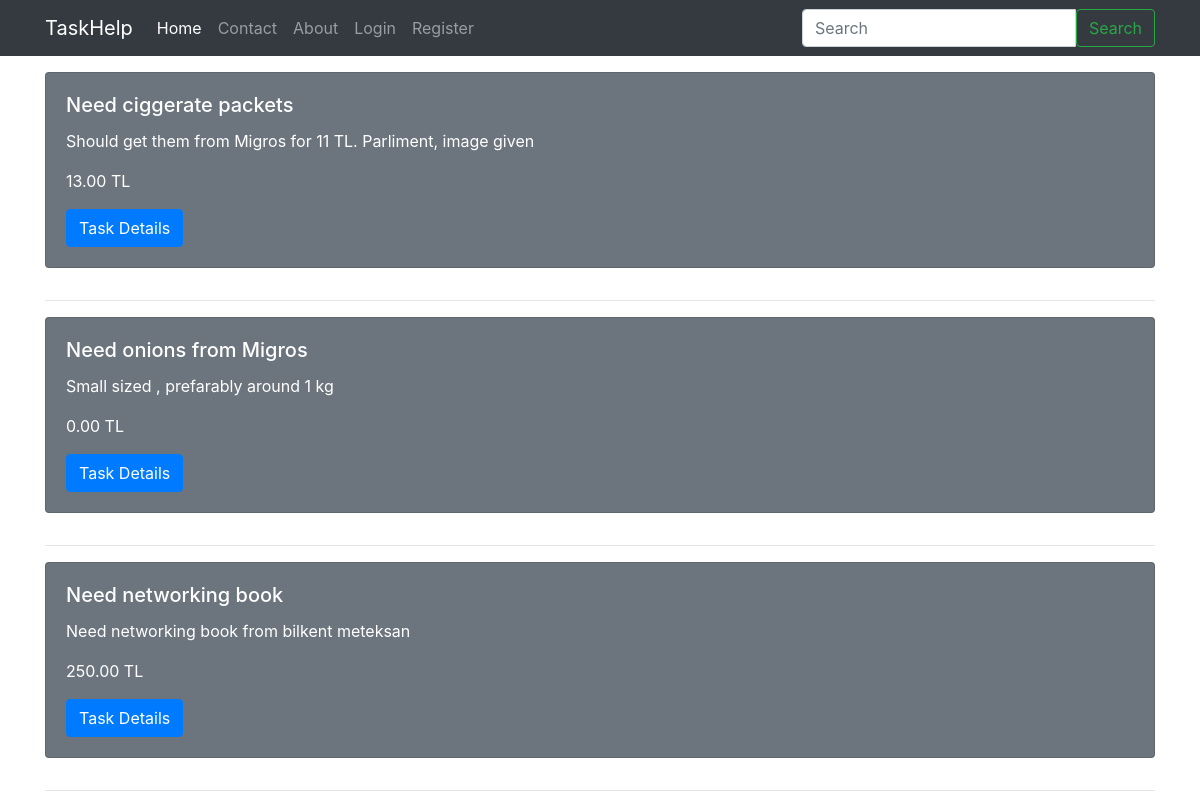
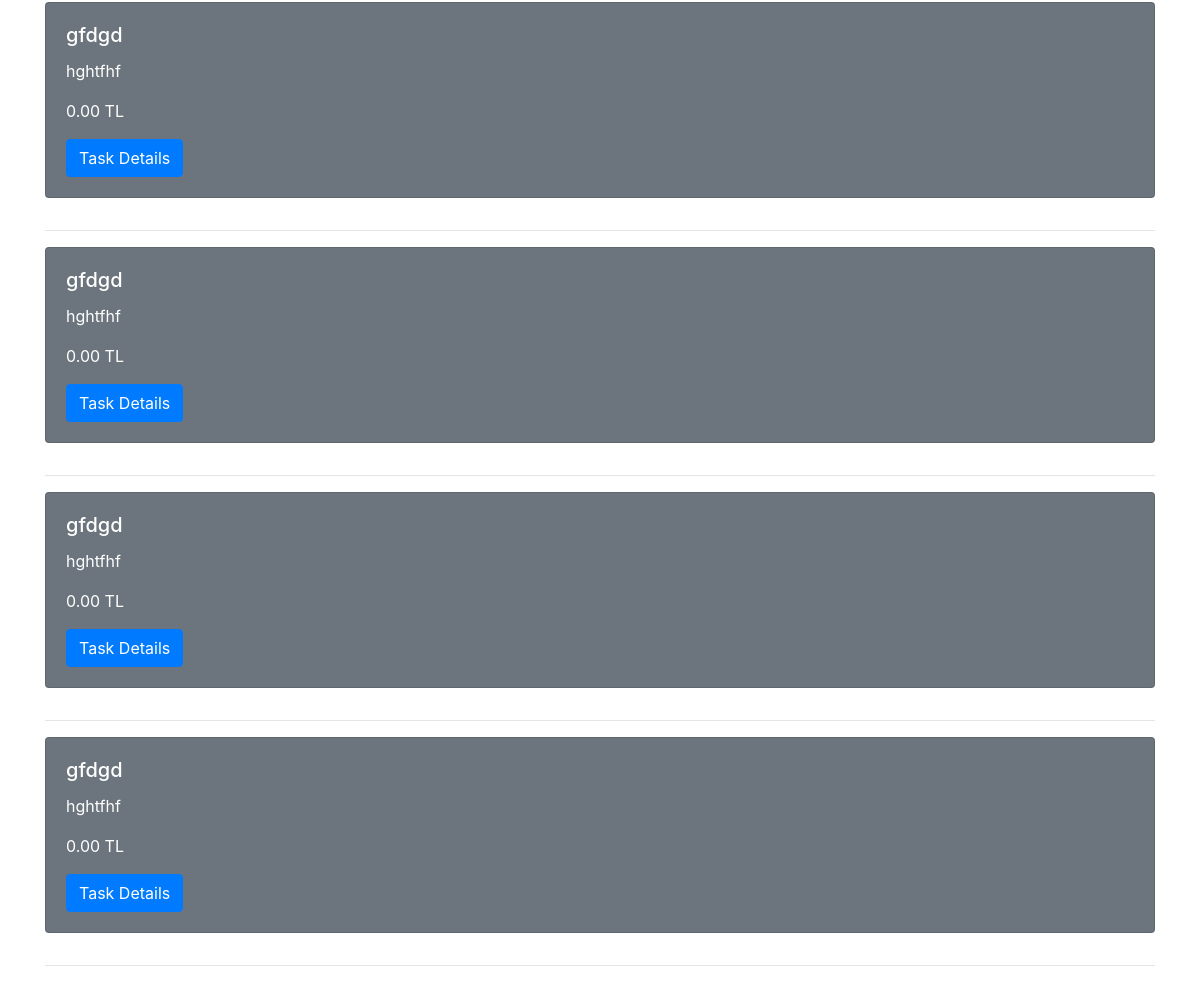
The page / on the database its author committed (2 pictures, top to bottom).
### products/models.py (models this page shows, shortened)
class Product(models.Model):
    userp           = models.ManyToManyField(User, blank=True, related_name='product_owner')
    title           = models.CharField(max_length=120)
    slug            = models.SlugField(blank=True, unique=True)
    description     = models.TextField()
    price           = models.DecimalField(decimal_places=2, max_digits=20, default=0.00)
    image           = models.ImageField(upload_to=upload_image_path, null=True, blank=True)
    likes           = models.ManyToManyField(User, blank=True, related_name='post_likes')
    featured        = models.BooleanField(default=False)
    active          = models.BooleanField(default=True)
    timestamp       = models.DateTimeField(auto_now_add=True)
    is_digital      = models.BooleanField(default=False) # User Library
    destination     = models.CharField(max_length=120, null=True, blank=True)
    tip             = models.DecimalField(default=0.00, max_digits=100, decimal_places=2)
    objects = ProductManager()
    def get_absolute_url(self):
        return reverse("products:detail", kwargs={"slug": self.slug})

### products/views.py (the view)
# urls.py: url(r'^$',  ProductListView.as_view(), name ='home'),
class ProductListView(ListView):
    template_name = "products/list.html"
    def get_context_data(self, *args, **kwargs):
        context = super(ProductListView, self).get_context_data(*args, **kwargs)
        cart_obj, new_obj = Cart.objects.new_or_get(self.request)
        context['cart'] = cart_obj
        return context
    def get_queryset(self, *args, **kwargs):
        request = self.request
        return Product.objects.all()

### carts/models.py (called while the page is built)
def pre_save_cart_receiver(sender, instance, *args, **kwargs):
    if instance.subtotal > 0:
        instance.total = float(instance.subtotal) + float(0.00)
    else:
        instance.total = 0.00

    def new_or_get(self, request):
        cart_id = request.session.get("cart_id", None)
        qs = self.get_queryset().filter(id=cart_id)
        if qs.count() == 1:
            new_obj = False
            cart_obj = qs.first()
            if request.user.is_authenticated() and cart_obj.user is None:
                cart_obj.user = request.user
                cart_obj.save()
        else:
            cart_obj = Cart.objects.new(user=request.user)
            new_obj = True
            request.session['cart_id'] = cart_obj.id
        return cart_obj, new_obj

    def new(self, user=None):
        user_obj = None
        if user is not None:
            if user.is_authenticated():
                user_obj = user
        return self.model.objects.create(user=user_obj)

### orders/models.py (called while the page is built)
def post_save_cart_total(sender,instance,created,*args, **kwargs):
    if not created:
        cart_obj = instance
        cart_total = cart_obj.total
        cart_id = cart_obj.id
        qs = Order.objects.filter(cart__id=cart_id)
        if qs.count()==1:
            order_obj = qs.first()
            order_obj.update_total()

### products/models.py (called while the page is built)
    def active(self):
        return self.filter(active=True)

    def get_queryset(self):
        return ProductQuerySet(self.model, using=self._db)

    def all(self):
        return self.get_queryset().active()

### products/templates/products/list.html
{% extends 'base.html' %}
{% block content %}
       <div class="row">
    {% for obj in object_list %}
        <div class="col">
        {% include 'products/snippets/card.html' with instance=obj %}
        {%  if forloop.counter|divisibleby:1%}
        </div></div><div class="row"><div class="col-12"><hr/></div>
        {% else %}
        </div>
        {% endif %}
    {% endfor %}
   </div>
{% endblock %}

### products/templates/products/snippets/card.html
<link rel='stylesheet' href='https://maxcdn.bootstrapcdn.com/font-awesome/4.7.0/css/font-awesome.min.css' />
<div class="card text-white bg-secondary mb-3" style="max-width: 30 rem;"">
  <div class="card-body">
    <h5 class="card-title">{{ instance.title }}</h5>
    <p class="card-text">{{ instance.description }}</p>
    <p class="card-text">{{ instance.price }} TL</p>
    <a href="{{ instance.get_absolute_url }}" class="btn btn-primary">Task Details</a>
  </div>
</div>

### static_my_proj/css/main.css (style rules this page uses)
body { color: #ccc; }

### rows shown on the page
Product: title "Need ciggerate packets", description "Should get them from Migros for 11 TL. Parliment, image given", price "13.00"
Product: title "Need onions from Migros", description "Small sized , prefarably around 1 kg", price "0.00"
Product: title "Need networking book", description "Need networking book from bilkent meteksan", price "250.00"
Product: title "gfdgd", description "hghtfhf", price "0.00"
Product: title "gfdgd", description "hghtfhf", price "0.00"
Product: title "gfdgd", description "hghtfhf", price "0.00"
Product: title "gfdgd", description "hghtfhf", price "0.00"
